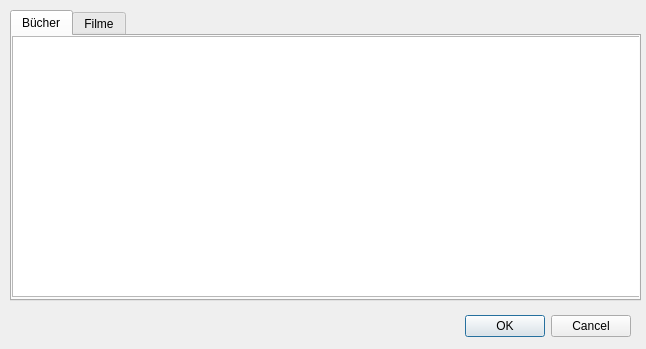
<?xml version="1.0" encoding="UTF-8"?>
<ui version="4.0">
 <class>VerwalteMedienDialog</class>
 <widget class="QDialog" name="VerwalteMedienDialog">
  <property name="geometry">
   <rect>
    <x>0</x>
    <y>0</y>
    <width>646</width>
    <height>349</height>
   </rect>
  </property>
  <property name="windowTitle">
   <string>Medien</string>
  </property>
  <widget class="QDialogButtonBox" name="buttonBox">
   <property name="geometry">
    <rect>
     <x>460</x>
     <y>310</y>
     <width>171</width>
     <height>32</height>
    </rect>
   </property>
   <property name="orientation">
    <enum>Qt::Horizontal</enum>
   </property>
   <property name="standardButtons">
    <set>QDialogButtonBox::Cancel|QDialogButtonBox::Ok</set>
   </property>
  </widget>
  <widget class="QTabWidget" name="tabWidget">
   <property name="geometry">
    <rect>
     <x>10</x>
     <y>10</y>
     <width>631</width>
     <height>291</height>
    </rect>
   </property>
   <property name="currentIndex">
    <number>0</number>
   </property>
   <widget class="QWidget" name="buecher">
    <attribute name="title">
     <string>Bücher</string>
    </attribute>
    <widget class="QTableWidget" name="buecherTable">
     <property name="geometry">
      <rect>
       <x>0</x>
       <y>0</y>
       <width>631</width>
       <height>261</height>
      </rect>
     </property>
    </widget>
   </widget>
   <widget class="QWidget" name="filme">
    <attribute name="title">
     <string>Filme</string>
    </attribute>
    <widget class="QTableWidget" name="filmeTable">
     <property name="geometry">
      <rect>
       <x>0</x>
       <y>0</y>
       <width>631</width>
       <height>261</height>
      </rect>
     </property>
    </widget>
   </widget>
  </widget>
 </widget>
 <resources/>
 <connections>
  <connection>
   <sender>buttonBox</sender>
   <signal>accepted()</signal>
   <receiver>VerwalteMedienDialog</receiver>
   <slot>accept()</slot>
   <hints>
    <hint type="sourcelabel">
     <x>530</x>
     <y>304</y>
    </hint>
    <hint type="destinationlabel">
     <x>157</x>
     <y>274</y>
    </hint>
   </hints>
  </connection>
  <connection>
   <sender>buttonBox</sender>
   <signal>rejected()</signal>
   <receiver>VerwalteMedienDialog</receiver>
   <slot>reject()</slot>
   <hints>
    <hint type="sourcelabel">
     <x>530</x>
     <y>310</y>
    </hint>
    <hint type="destinationlabel">
     <x>286</x>
     <y>274</y>
    </hint>
   </hints>
  </connection>
 </connections>
</ui>
